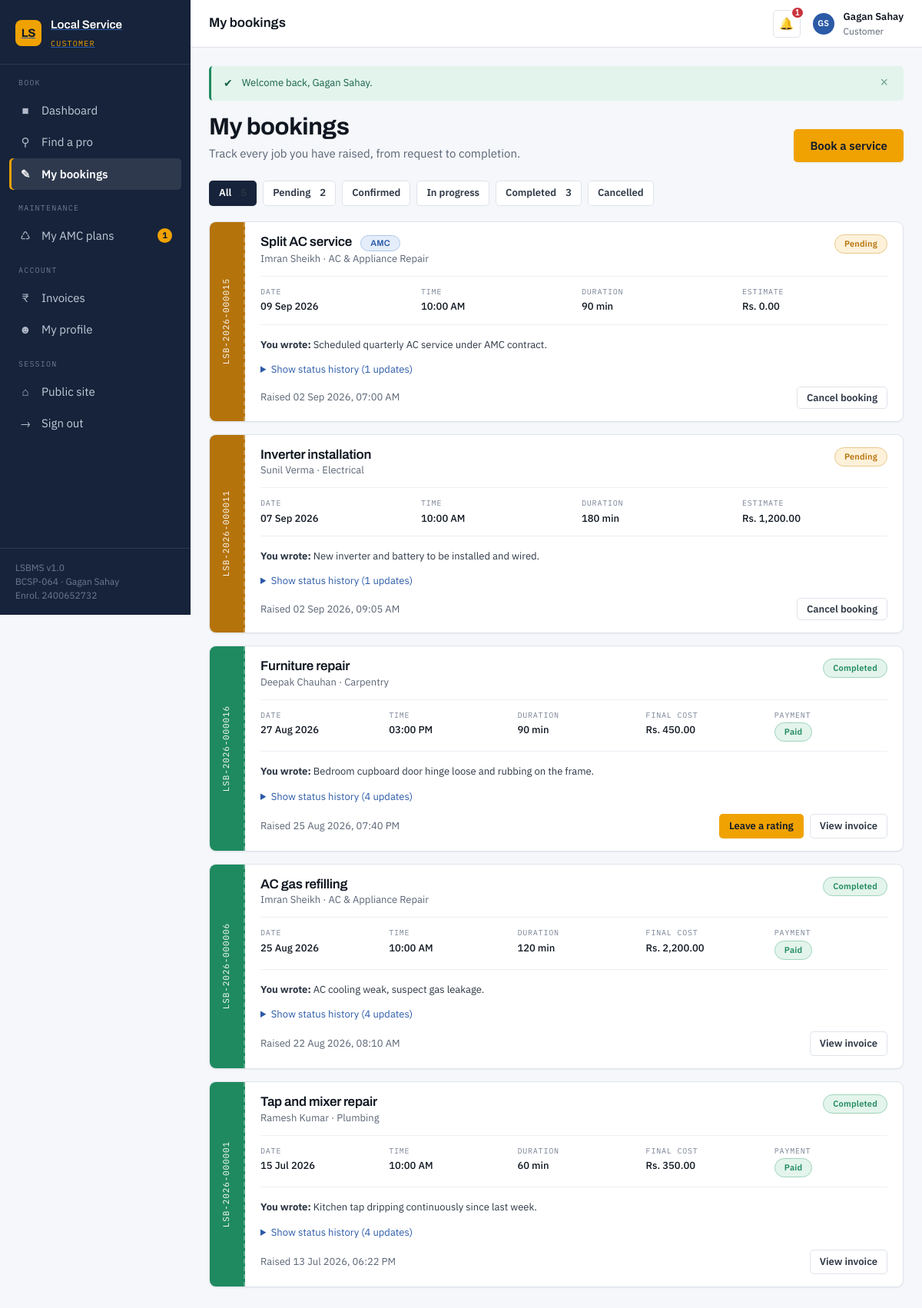
/customer/my-bookings.php (signed in), run on the app's committed database.
### tables this page shows
CREATE TABLE bookings (
    booking_id          INT UNSIGNED NOT NULL AUTO_INCREMENT,
    booking_code        VARCHAR(20)  NOT NULL,
    user_id             INT UNSIGNED NOT NULL COMMENT 'The customer raising the request',
    provider_id         INT UNSIGNED NOT NULL,
    service_id          INT UNSIGNED     NULL COMMENT 'NULL when booked directly against a provider',
    booking_date        DATE         NOT NULL,
    booking_time        TIME         NOT NULL,
    duration_minutes    SMALLINT UNSIGNED NOT NULL DEFAULT 60,
    service_address     VARCHAR(255) NOT NULL,
    city                VARCHAR(60)      NULL,
    pincode             VARCHAR(6)       NULL,
    problem_description TEXT             NULL,
    status              ENUM('pending','confirmed','in_progress','completed','cancelled','rejected')
                        NOT NULL DEFAULT 'pending',
    estimated_cost      DECIMAL(10,2) NOT NULL DEFAULT 0.00,
    final_cost          DECIMAL(10,2)     NULL,
    cancellation_reason VARCHAR(255)      NULL,
    is_maintenance      TINYINT(1)   NOT NULL DEFAULT 0 COMMENT '1 = auto-raised by an AMC contract',
    created_at          DATETIME     NOT NULL DEFAULT CURRENT_TIMESTAMP,
    updated_at          DATETIME     NOT NULL DEFAULT CURRENT_TIMESTAMP ON UPDATE CURRENT_TIMESTAMP,

    PRIMARY KEY (booking_id),
    UNIQUE  KEY uq_bookings_code (booking_code),
    KEY idx_bookings_user     (user_id),
    KEY idx_bookings_provider (provider_id),
    KEY idx_bookings_service  (service_id),
    KEY idx_bookings_status   (status),
    KEY idx_bookings_date     (booking_date),
     
     
    KEY idx_bookings_slot     (provider_id, booking_date, booking_time),

    CONSTRAINT fk_bookings_user
        FOREIGN KEY (user_id)     REFERENCES users (user_id)
        ON DELETE CASCADE  ON UPDATE CASCADE,
    CONSTRAINT fk_bookings_provider
        FOREIGN KEY (provider_id) REFERENCES providers (provider_id)
        ON DELETE CASCADE  ON UPDATE CASCADE,
    CONSTRAINT fk_bookings_service
        FOREIGN KEY (service_id)  REFERENCES services (service_id)
        ON DELETE SET NULL ON UPDATE CASCADE
);

CREATE TABLE services (
    service_id       INT UNSIGNED NOT NULL AUTO_INCREMENT,
    provider_id      INT UNSIGNED NOT NULL,
    category_id      INT UNSIGNED NOT NULL,
    service_name     VARCHAR(120) NOT NULL,
    description      TEXT             NULL,
    base_price       DECIMAL(10,2) NOT NULL DEFAULT 0.00,
    duration_minutes SMALLINT UNSIGNED NOT NULL DEFAULT 60,
    is_active        TINYINT(1)   NOT NULL DEFAULT 1,
    created_at       DATETIME     NOT NULL DEFAULT CURRENT_TIMESTAMP,

    PRIMARY KEY (service_id),
    KEY idx_services_provider (provider_id),
    KEY idx_services_category (category_id),
    KEY idx_services_active   (is_active),

    CONSTRAINT fk_services_provider
        FOREIGN KEY (provider_id) REFERENCES providers (provider_id)
        ON DELETE CASCADE  ON UPDATE CASCADE,
    CONSTRAINT fk_services_category
        FOREIGN KEY (category_id) REFERENCES categories (category_id)
        ON DELETE RESTRICT ON UPDATE CASCADE
);

CREATE TABLE users (
    user_id        INT UNSIGNED  NOT NULL AUTO_INCREMENT,
    full_name      VARCHAR(100)  NOT NULL,
    email          VARCHAR(150)  NOT NULL,
    password_hash  VARCHAR(255)  NOT NULL  COMMENT 'bcrypt output of password_hash(); never plaintext',
    phone          VARCHAR(15)   NOT NULL,
    address        VARCHAR(255)      NULL,
    city           VARCHAR(60)       NULL,
    pincode        VARCHAR(6)        NULL,
    profile_photo  VARCHAR(255)      NULL  COMMENT 'Relative path under assets/uploads/',
    role           ENUM('customer','provider','admin') NOT NULL DEFAULT 'customer',
    status         ENUM('active','suspended')          NOT NULL DEFAULT 'active',
    created_at     DATETIME      NOT NULL DEFAULT CURRENT_TIMESTAMP,
    updated_at     DATETIME      NOT NULL DEFAULT CURRENT_TIMESTAMP ON UPDATE CURRENT_TIMESTAMP,

    PRIMARY KEY (user_id),
    UNIQUE  KEY uq_users_email (email),
    KEY     idx_users_role     (role),
    KEY     idx_users_city     (city)
);

CREATE TABLE categories (
    category_id    INT UNSIGNED  NOT NULL AUTO_INCREMENT,
    category_name  VARCHAR(80)   NOT NULL,
    description    VARCHAR(255)      NULL,
    icon           VARCHAR(40)       NULL  COMMENT 'Emoji / icon shown on the landing page',
    is_active      TINYINT(1)    NOT NULL DEFAULT 1,
    created_at     DATETIME      NOT NULL DEFAULT CURRENT_TIMESTAMP,

    PRIMARY KEY (category_id),
    UNIQUE  KEY uq_categories_name (category_name)
);

### customer/my-bookings.php (the view, shortened to what this page needs)
<?php
$pdo    = db();
$userId = current_user_id();
$filter = get('status', 'all');
$tabs = [
    'all'         => 'All',
    'pending'     => 'Pending',
    'confirmed'   => 'Confirmed',
    'in_progress' => 'In progress',
    'completed'   => 'Completed',
    'cancelled'   => 'Cancelled',
];
$stmt = $pdo->prepare(
    'SELECT status, COUNT(*) AS n FROM bookings WHERE user_id = :uid GROUP BY status'
);
$stmt->execute([':uid' => $userId]);
$counts = ['all' => 0];
foreach ($stmt->fetchAll() as $row) {
    $counts[$row['status']] = (int) $row['n'];
    $counts['all'] += (int) $row['n'];
}
$where  = ['b.user_id = :uid'];
$params = [':uid' => $userId];
$whereSql = 'WHERE ' . implode(' AND ', $where);
$page       = max(1, get_int('page', 1));
$countStmt  = $pdo->prepare("SELECT COUNT(*) FROM bookings b $whereSql");
$countStmt->execute($params);
$totalRows  = (int) $countStmt->fetchColumn();
$totalPages = (int) ceil($totalRows / RECORDS_PER_PAGE);
$page       = $totalPages > 0 ? min($page, $totalPages) : 1;
$offset     = ($page - 1) * RECORDS_PER_PAGE;
$sql = "SELECT b.*, u.full_name AS provider_name, u.phone AS provider_phone,
               c.category_name, s.service_name,
               pay.payment_status, pay.invoice_no,
               f.feedback_id
          FROM bookings   b
          JOIN providers  p   ON p.provider_id = b.provider_id
          JOIN users      u   ON u.user_id     = p.user_id
          JOIN categories c   ON c.category_id = p.category_id
          LEFT JOIN services s ON s.service_id = b.service_id
          LEFT JOIN payments pay ON pay.booking_id = b.booking_id
          LEFT JOIN feedback f   ON f.booking_id   = b.booking_id
          $whereSql
         ORDER BY b.booking_date DESC, b.booking_time DESC
         LIMIT " . (int) RECORDS_PER_PAGE . " OFFSET " . (int) $offset;
$stmt = $pdo->prepare($sql);
$stmt->execute($params);
$bookings = $stmt->fetchAll();
$history = [];
if ($bookings) {
    $ids          = array_column($bookings, 'booking_id');
    $placeholders = implode(',', array_fill(0, count($ids), '?'));
    $stmt = $pdo->prepare(
        "SELECT h.booking_id, h.old_status, h.new_status, h.remarks, h.changed_at, u.full_name
           FROM booking_status_history h
           LEFT JOIN users u ON u.user_id = h.changed_by
          WHERE h.booking_id IN ($placeholders)
          ORDER BY h.changed_at ASC, h.history_id ASC"
    );
    $stmt->execute($ids);
    foreach ($stmt->fetchAll() as $row) {
        $history[(int) $row['booking_id']][] = $row;
    }
}
$pageActions = '<a class="btn btn--accent" href="' . e(BASE_URL) . 'customer/search.php">Book a service</a>';
include __DIR__ . '/../includes/header.php';
?>
<div class="btn-row" style="margin-bottom:var(--sp-5)">
    <?php foreach ($tabs as $key => $label): ?>
        <?php
        $n = $key === 'cancelled'
            ? (($counts['cancelled'] ?? 0) + ($counts['rejected'] ?? 0))
            : ($counts[$key] ?? 0);
        ?>
        <a class="btn <?= $filter === $key ? 'btn--primary' : 'btn--outline' ?> btn--sm"
           href="my-bookings.php?status=<?= e($key) ?>">
            <?= e($label) ?>
            <?php if ($n > 0): ?><span class="ref" style="background:none;padding:0 0 0 4px"><?= $n ?></span><?php endif; ?>
        </a>
    <?php endforeach; ?>
</div>
<?php if (!$bookings): ?>
    <div class="card">
        <div class="empty">
            <div class="empty__icon" aria-hidden="true">&#128203;</div>
            <h3>Nothing here yet</h3>
            <p>
                <?= $filter === 'all'
                    ? 'You have not booked a service yet. Find a verified professional and raise your first request.'
                    : 'No bookings have this status right now.' ?>
            </p>
            <a class="btn btn--accent" href="search.php">Find a professional</a>
        </div>
    </div>
<?php else: ?>
    <?php foreach ($bookings as $b): ?>
        <?php $canCancel = can_transition('customer', $b['status'], 'cancelled'); ?>
        <article class="jobcard" id="b<?= (int) $b['booking_id'] ?>">
            <div class="jobcard__stub jobcard__stub--<?= e($b['status']) ?>">
                <span class="jobcard__code"><?= e($b['booking_code']) ?></span>
            </div>
            <div class="jobcard__body">
                <div class="jobcard__top">
                    <div>
                        <h3 class="jobcard__title">
                            <?= e($b['service_name'] ?: $b['category_name'] . ' visit') ?>
                            <?php if ($b['is_maintenance']): ?>
                                <span class="badge badge--scheduled" style="margin-left:var(--sp-2)">AMC</span>
                            <?php endif; ?>
                        </h3>
                        <div class="jobcard__sub">
                            <?= e($b['provider_name']) ?> &middot; <?= e($b['category_name']) ?>
                        </div>
                    </div>
                    <?= status_badge($b['status']) ?>
                </div>
                <dl class="jobcard__facts">
                    <div><dt>Date</dt><dd><?= e(show_date($b['booking_date'])) ?></dd></div>
                    <div><dt>Time</dt><dd><?= e(show_time($b['booking_time'])) ?></dd></div>
                    <div><dt>Duration</dt><dd><?= (int) $b['duration_minutes'] ?> min</dd></div>
                    <div>
                        <dt><?= $b['final_cost'] !== null ? 'Final cost' : 'Estimate' ?></dt>
                        <dd><?= e(money($b['final_cost'] ?? $b['estimated_cost'])) ?></dd>
                    </div>
                    <?php if (!empty($b['payment_status'])): ?>
                        <div><dt>Payment</dt><dd><?= status_badge($b['payment_status']) ?></dd></div>
                    <?php endif; ?>
                </dl>
                <?php if (!empty($b['problem_description'])): ?>
                    <p class="text-small" style="margin:0 0 var(--sp-3)">
                        <strong>You wrote:</strong> <?= e($b['problem_description']) ?>
                    </p>
                <?php endif; ?>
                <?php if (!empty($history[(int) $b['booking_id']])): ?>
                    <details style="margin-bottom:var(--sp-3)">
                        <summary class="text-small" style="cursor:pointer;color:var(--blue-600)">
                            Show status history
                            (<?= count($history[(int) $b['booking_id']]) ?> updates)
                        </summary>
                    </details>
                <?php endif; ?>
                <div class="jobcard__foot">
                    <span class="text-small text-muted">
                        Raised <?= e(show_datetime($b['created_at'])) ?>
                    </span>
                    <div class="btn-row">
                        <?php if ($b['status'] === 'completed' && empty($b['feedback_id'])): ?>
                            <a class="btn btn--accent btn--sm"
                               href="feedback.php?booking=<?= (int) $b['booking_id'] ?>">Leave a rating</a>
                        <?php endif; ?>
                        <?php if ($b['status'] === 'completed'): ?>
                            <a class="btn btn--outline btn--sm"
                               href="invoices.php?booking=<?= (int) $b['booking_id'] ?>">View invoice</a>
                        <?php endif; ?>
                        <?php if ($canCancel): ?>
                            <form method="post" action="my-bookings.php" style="display:inline">
                                <button class="btn btn--outline btn--sm" type="submit"
                                        data-confirm="Cancel booking <?= e($b['booking_code']) ?>? This cannot be undone.">
                                    Cancel booking
                                </button>
                            </form>
                        <?php endif; ?>
                    </div>
                </div>
            </div>
        </article>
    <?php endforeach; ?>
<?php endif; ?>
<?php include __DIR__ . '/../includes/footer.php'; ?>

### includes/functions.php (shortened to what this page needs)
<?php
function e($value): string
{
    return htmlspecialchars((string) ($value ?? ''), ENT_QUOTES | ENT_SUBSTITUTE, 'UTF-8');
}
function get(string $key, string $default = ''): string
{
    return isset($_GET[$key]) && is_scalar($_GET[$key])
        ? trim((string) $_GET[$key])
        : $default;
}
function get_int(string $key, int $default = 0): int
{
    $value = filter_input(INPUT_GET, $key, FILTER_VALIDATE_INT);
    return ($value === false || $value === null || $value < 0) ? $default : $value;
}
function render_flashes(): string
{
    $icons = ['success' => '&#10004;', 'error' => '&#10006;', 'warning' => '&#9888;', 'info' => '&#8505;'];
    $html  = '';
    foreach ($_SESSION['flash'] as $f) {
        $type  = in_array($f['type'], ['success', 'error', 'warning', 'info'], true) ? $f['type'] : 'info';
        $html .= '<div class="alert alert--' . $type . '" role="alert">'
               . '<span class="alert__icon">' . ($icons[$type] ?? '') . '</span>'
               . '<span class="alert__text">' . e($f['message']) . '</span>'
               . '<button type="button" class="alert__close" aria-label="Dismiss">&times;</button>'
               . '</div>';
    }
    return $html;
}
function status_transitions(): array
{
    return [
        'provider' => [
            'pending'     => ['confirmed', 'rejected'],
            'confirmed'   => ['in_progress', 'cancelled'],
            'in_progress' => ['completed'],
        ],
        'customer' => [
            'pending'   => ['cancelled'],
            'confirmed' => ['cancelled'],
        ],
        'admin' => [
            'pending'     => ['confirmed', 'cancelled', 'rejected'],
            'confirmed'   => ['in_progress', 'cancelled'],
            'in_progress' => ['completed', 'cancelled'],
        ],
    ];
}
function can_transition(string $role, string $from, string $to): bool
{
    $map = status_transitions();
    return in_array($to, $map[$role][$from] ?? [], true);
}
function money($amount): string
{
    return CURRENCY . ' ' . number_format((float) $amount, 2);
}
function show_date(?string $date): string
{
    return $date ? date(DATE_FORMAT, strtotime($date)) : '--';
}
function show_time(?string $time): string
{
    return $time ? date(TIME_FORMAT, strtotime($time)) : '--';
}
function show_datetime(?string $dt): string
{
    return $dt ? date(DATETIME_FORMAT, strtotime($dt)) : '--';
}
function status_badge(string $status): string
{
    $labels = [
        'pending'     => 'Pending',
        'confirmed'   => 'Confirmed',
        'in_progress' => 'In Progress',
        'completed'   => 'Completed',
        'cancelled'   => 'Cancelled',
        'rejected'    => 'Rejected',
        'active'      => 'Active',
        'suspended'   => 'Suspended',
        'verified'    => 'Verified',
        'expired'     => 'Expired',
        'scheduled'   => 'Scheduled',
        'due'         => 'Due',
        'missed'      => 'Missed',
        'paid'        => 'Paid',
        'refunded'    => 'Refunded',
    ];
    $label = $labels[$status] ?? ucfirst(str_replace('_', ' ', $status));
    return '<span class="badge badge--' . e($status) . '">' . e($label) . '</span>';
}

### data on the page
bookings: booking_code "LSB-2026-000015", service.service_name "Split AC service", is_maintenance "AMC", users.full_name "Imran Sheikh", categories.category_name "AC & Appliance Repair", status "Pending", booking_date "09 Sep 2026", booking_time "10:00 AM", duration_minutes "90", shows "ESTIMATE", money($b['final_cost'] ?? $b['estimated_cost']) "Rs. 0.00", problem_description "Scheduled quarterly AC service under AMC contract.", booking_id "1", created_at "02 Sep 2026, 07:00 AM"
bookings: booking_code "LSB-2026-000011", service.service_name "Inverter installation", users.full_name "Sunil Verma", categories.category_name "Electrical", status "Pending", booking_date "07 Sep 2026", booking_time "10:00 AM", duration_minutes "180", shows "ESTIMATE", money($b['final_cost'] ?? $b['estimated_cost']) "Rs. 1,200.00", problem_description "New inverter and battery to be installed and wired.", booking_id "1", created_at "02 Sep 2026, 09:05 AM"
bookings: booking_code "LSB-2026-000016", service.service_name "Furniture repair", users.full_name "Deepak Chauhan", categories.category_name "Carpentry", status "Completed Paid", booking_date "27 Aug 2026", booking_time "03:00 PM", duration_minutes "90", shows "FINAL COST", final_cost "Rs. 450.00", problem_description "Bedroom cupboard door hinge loose and rubbing on the frame.", booking_id "4", created_at "25 Aug 2026, 07:40 PM"
bookings: booking_code "LSB-2026-000006", service.service_name "AC gas refilling", users.full_name "Imran Sheikh", categories.category_name "AC & Appliance Repair", status "Completed Paid", booking_date "25 Aug 2026", booking_time "10:00 AM", duration_minutes "120", shows "FINAL COST", final_cost "Rs. 2,200.00", problem_description "AC cooling weak, suspect gas leakage.", booking_id "4", created_at "22 Aug 2026, 08:10 AM"
bookings: booking_code "LSB-2026-000001", service.service_name "Tap and mixer repair", users.full_name "Ramesh Kumar", categories.category_name "Plumbing", status "Completed Paid", booking_date "15 Jul 2026", booking_time "10:00 AM", duration_minutes "60", shows "FINAL COST", final_cost "Rs. 350.00", problem_description "Kitchen tap dripping continuously since last week.", booking_id "4", created_at "13 Jul 2026, 06:22 PM"

### other printed values
$roleLabels[$role] "CUSTOMER"
$groupName "BOOK"
$icon "■"
$label "Dashboard"
$icon "⚲"
$label "Find a pro"
$icon "✎"
$label "My bookings"
$groupName "MAINTENANCE"
$icon "♺"
$label "My AMC plans"
$count "1"
$groupName "ACCOUNT"
$icon "₹"
$label "Invoices"
